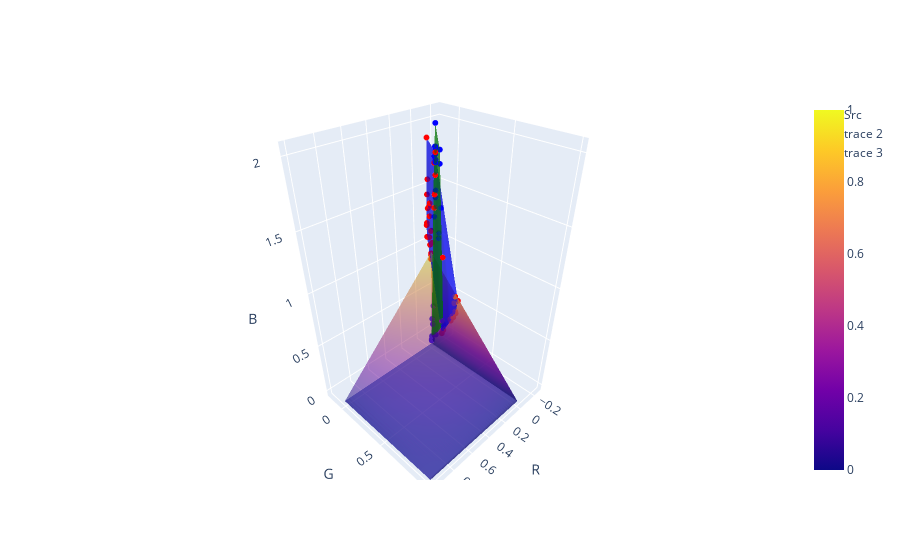

Source (notebook cell):
### Code cell
R = []
G = []
B = []
R_h = []
G_h = []
B_h = []
for i in range(len(host)):
    rgb[i] = transforms.dot(rgb[i]) + np.array([0,3.63798e-12, 0])
    host[i] = transforms.dot(host[i]) + np.array([0,3.63798e-12, 0])
for i in range(len(array)):
    R.append(float(rgb[i][0]/255))
    G.append(float(rgb[i][1]/255))
    B.append(float(rgb[i][2]/255))
    R_h.append(float(host[i][0]/255))
    G_h.append(float(host[i][1]/255))
    B_h.append(float(host[i][2]/255))
R = np.array(R)
G = np.array(G)
B = np.array(B)
R_h = np.array(R_h)
G_h = np.array(G_h)
B_h = np.array(B_h)
fig1 = go.Figure(data=[go.Scatter3d(
    x=R,
    y=G,
    z=B,
    mode='markers',
    marker=dict(
        size= 2,
        color='red',                # set color to an array/list of desired values
        colorscale='Viridis',   # choose a colorscale
        opacity= 1
    )
),go.Surface(
    x = [1,0,0],
    y = [0,1,0],
    z = [[0,0,1], [0,0,0],[0,1,0]]
    ,opacity= 0.5),go.Scatter3d(
    x=R_h,
    y=G_h,
    z=B_h,
    mode='markers',
    marker=dict(
        size= 2,
        color='blue',                # set color to an array/list of desired values
        colorscale='Viridis',   # choose a colorscale
        opacity=1
    )), go.Scatter3d(
    x=R_h,
    y=G_h,
    z=B_h,
    mode='markers',
    marker=dict(
        size= 2,
        color='blue',                # set color to an array/list of desired values
        colorscale='Viridis',   # choose a colorscale
        opacity=1
    )
),go.Mesh3d(x=R, 
                        y=G, 
                        z=B, 
                        color="blue", 
                        opacity=.5,
                        alphahull=0),
                       go.Mesh3d(x=R_h, 
                        y=G_h, 
                        z=B_h, 
                        color="green", 
                        opacity=.5,
                        alphahull=0)])
fig = go.Figure(data = fig1.data)
fig['data'][0]['name'] = 'Src'
fig['data'][1]['name'] = 'Destination'
fig.update_scenes(
                      xaxis = dict( title_text='R'),
                      yaxis = dict( title_text='G'),
                      zaxis = dict( title_text='B'),
                )
fig.show()
